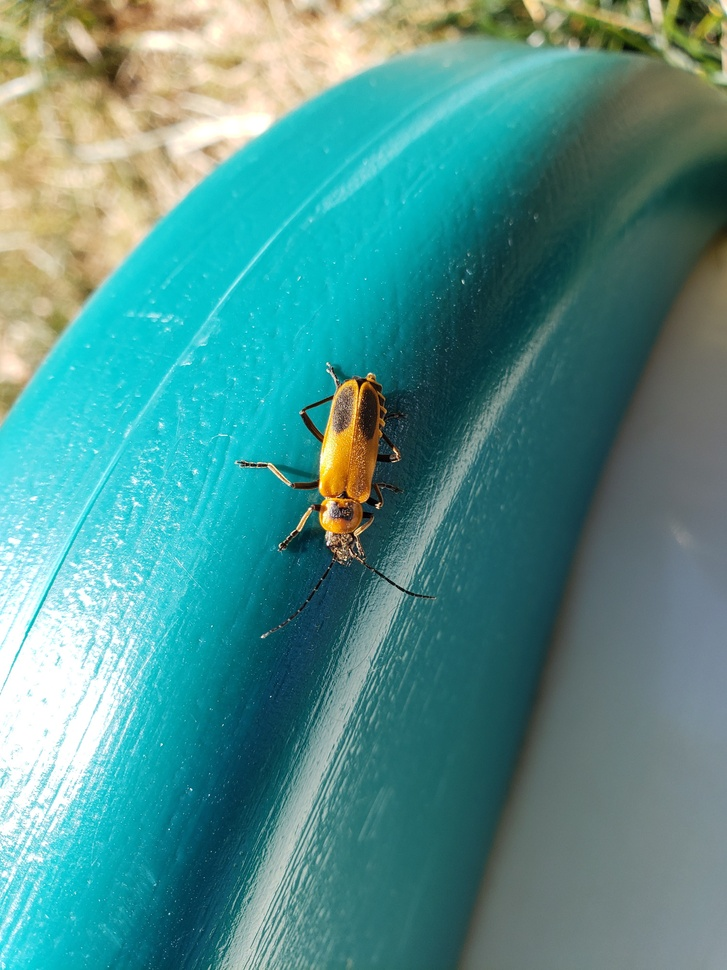
#> input picture 06_enhancing/goldenrod_soldier_beetle.jpg, 727 x 970 px, shrunk from 3024 x 4032 before the run
$ python enhance_color.py
#> lines starting #> are read from the running program, lines starting #| are printed output that depends on the picture
# enhance_color.py

from PIL import Image
from PIL import ImageEnhance


def enhance_color(image_path, enhance_factor, output_path):
#> called with image_path = 'goldenrod_soldier_beetle.jpg', enhance_factor = 0, output_path = 'beetle_color_enhanced.jpg'
    image = Image.open(image_path)
#> image is the input picture: PIL image 727x970 RGB; mean R, G, B 81.6, 143.9, 139.5
    enhancer = ImageEnhance.Color(image)
    new_image = enhancer.enhance(enhance_factor)
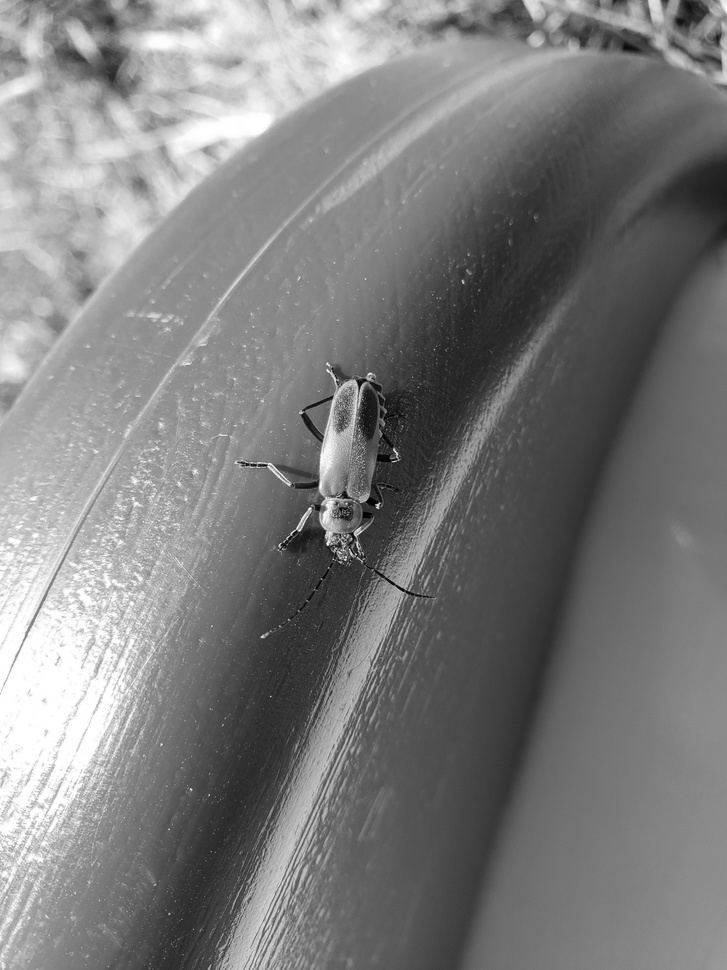
#> new_image: PIL image 727x970 RGB; min 0, max 255, mean 124.7
    new_image.save(output_path)


if __name__ == "__main__":
    enhance_color("goldenrod_soldier_beetle.jpg", 0.0,
                  "beetle_color_enhanced.jpg")

$ run again, with 06_enhancing/hummingbird.jpg copied over 06_enhancing/goldenrod_soldier_beetle.jpg
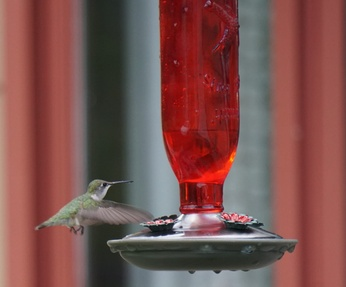
#> input picture 06_enhancing/hummingbird.jpg, 346 x 287 px, shrunk from 1440 x 1195 before the run
#> in enhance_color, image is the input picture: PIL image 346x287 RGB; mean R, G, B 124.8, 81.9, 78.8
#> in enhance_color, `new_image = enhancer.enhance(enhance_factor)`:
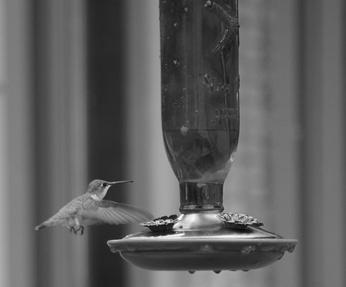
#> new_image: PIL image 346x287 RGB; min 7, max 254, mean 94.4

$ run again, with 06_enhancing/madison_county_bridge.jpg copied over 06_enhancing/goldenrod_soldier_beetle.jpg
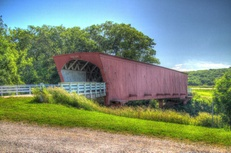
#> input picture 06_enhancing/madison_county_bridge.jpg, 231 x 153 px, shrunk from 960 x 637 before the run
#> in enhance_color, image is the input picture: PIL image 231x153 RGB; mean R, G, B 127.1, 141.5, 120
#> in enhance_color, `new_image = enhancer.enhance(enhance_factor)`:
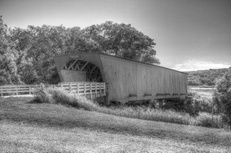
#> new_image: PIL image 231x153 RGB; min 4, max 255, mean 134.8

$ run again, with 06_enhancing/silver_falls.jpg copied over 06_enhancing/goldenrod_soldier_beetle.jpg
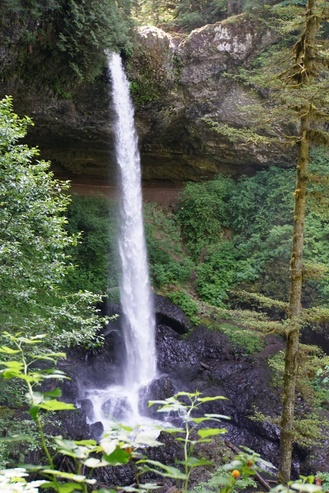
#> input picture 06_enhancing/silver_falls.jpg, 329 x 493 px, shrunk from 1367 x 2048 before the run
#> in enhance_color, image is the input picture: PIL image 329x493 RGB; mean R, G, B 94.6, 100.4, 85
#> in enhance_color, `new_image = enhancer.enhance(enhance_factor)`:
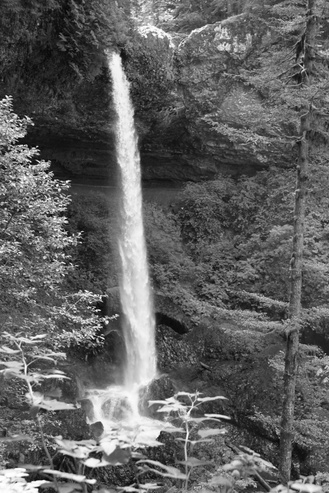
#> new_image: PIL image 329x493 RGB; min 1, max 255, mean 96.9
